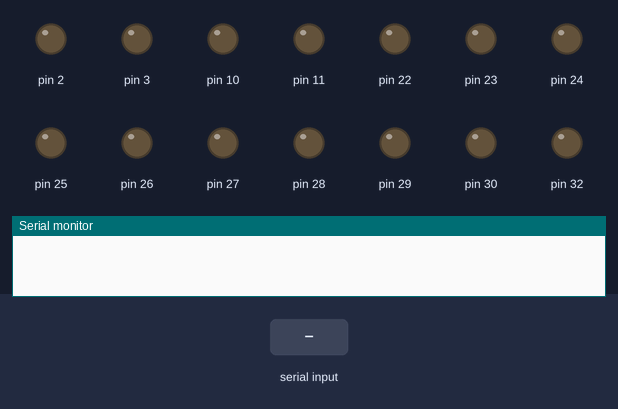
A sketch run on a simulated Arduino Mega 2560, built with avr-gcc and run on an emulated ATmega2560. On the bench: output pins drawn as LEDs (lit = HIGH), the last lines printed to the serial monitor. Inputs (shaded band) come from the test bench. Pins used as bus, display or sensor lines are not drawn.

Above: at 1.2 s.
1.3 s: "90 45\n" received over Serial
At 2.2 s:
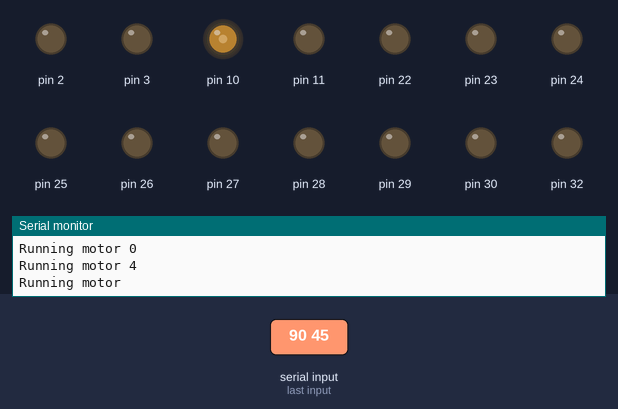
2.8 s: byte 32 (' ') received over Serial
At 3.3 s:
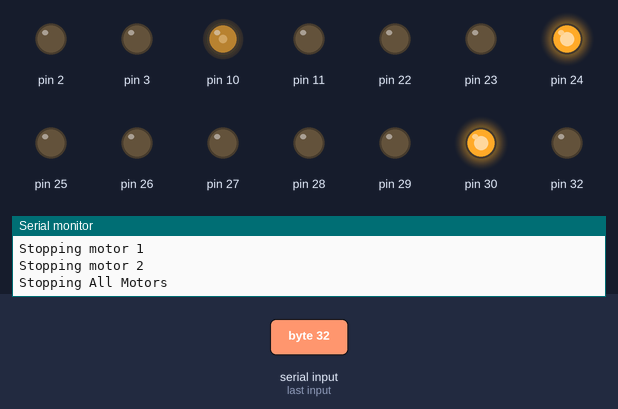
4.3 s: "f 45\n" received over Serial
At 4.6 s:
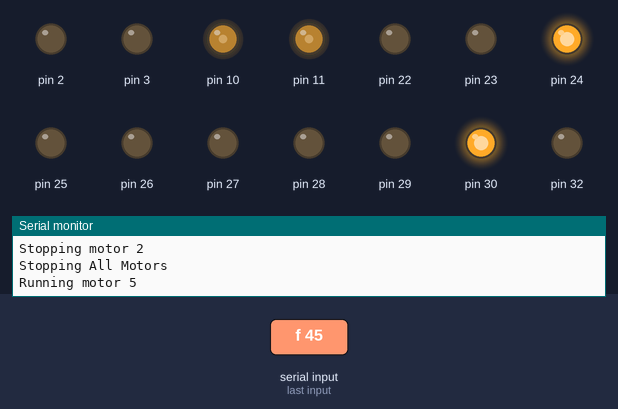
5.8 s: "30 150\n" received over Serial
At 6.8 s:
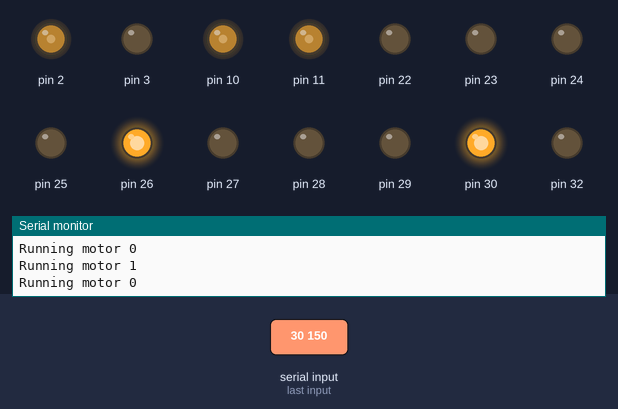
7.3 s: "200\n" received over Serial
At 7.9 s:
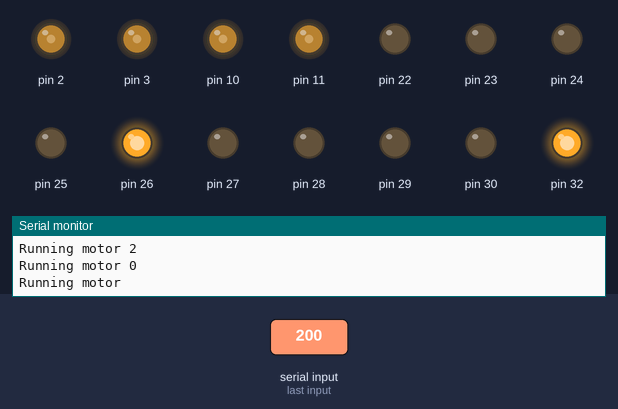
8.8 s: "g 45\n" received over Serial
At 9.1 s:
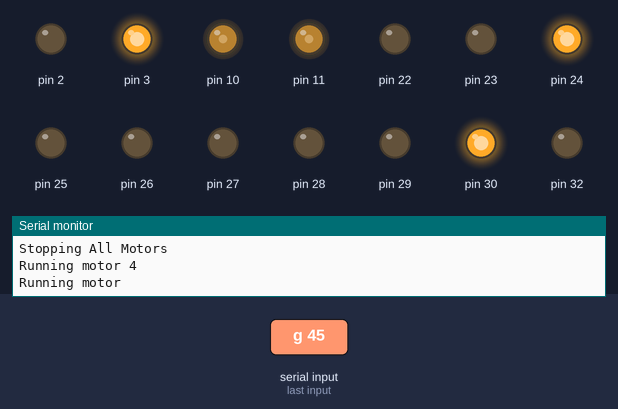
Timing chart, 0 to 11.3 s (numbered marks = the images above; inputs shaded):
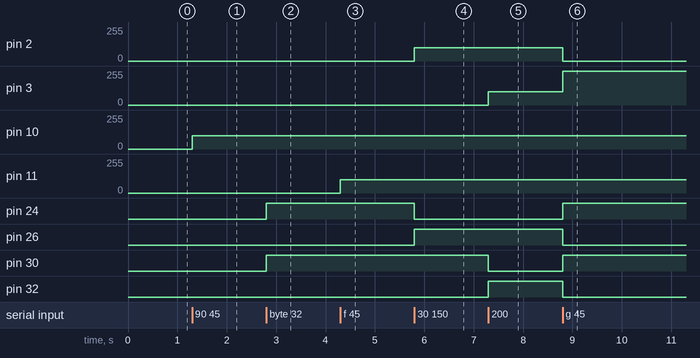

The sketch:

6Motor_Debug.ino
```cpp
/*
 *  MegaMotorDriver Debugger Code
 *  Wilson Ruotolo
 *  3/13/2020
 */

// Setup arrays for motor control pins
int pwmArray[13];
int digArray1[13];
int digArray2[13];

int num_motors = 2;

// Function prototypes
void runMotor(int motorSelect, int dir, int pwmVal);
void stopAll();

void setup() {

  // Setup all the digital direction setting pins according to current configuration
  for (int i = 22; i<54; i++) {
    pinMode(i, OUTPUT);
  }

    // Finger 1
  pwmArray[1] = 2;   pwmArray[2] = 3;
  digArray1[1]  = 24;   digArray2[1]  = 26;
  digArray1[2]  = 30;   digArray2[2]  = 32;

  // Finger 2
  pwmArray[3] = 11;   pwmArray[4] = 10;
  digArray1[3]  = 0;   digArray2[3]  = 1;
  digArray1[4]  = 2;   digArray2[4]  = 3;

  // Finger 3
  pwmArray[5] = 11;   pwmArray[6] = 10;
  digArray1[5]  = 0;   digArray2[5]  = 1;
  digArray1[6]  = 2;   digArray2[6]  = 3;

  // Start serial comms going at a chosen baud rate
  Serial.begin(115200);
}

char inChar;
char inDir = '1';
int readLength = 0;
int pwm1 = 0;
int mappedPWM = 0;
int curTime = millis();
int prevTime = millis();
int printInterval = 3000;
int pwmValArray[13];
int pwmDirArray[13]; // just for debugging

void loop() {
  if (Serial.available() > 0){
    inChar = Serial.read();
    Serial.read();
//    Serial.print("New Input: ");
//    Serial.print(inChar);
//    Serial.println("");

    if (inChar == ' '){
      stopAll();
    }
    else if (inChar == 'f'){
      inDir = 1;
      Serial.println("Setting direction to forward");
    }
    else if (inChar == 'b'){
      inDir = 0;
      Serial.println("Setting direction to backward");
    }
    else if (inChar == 'g'){
    }
    else{
      int motorNum = inChar - '0';
      int motorDir = inDir;
      runMotor(motorNum, motorDir, 100);

      Serial.print("Running motor ");
      Serial.print(inChar);
      Serial.println("");
    }
  }

}

void runMotor(int motorSelect, int dir, int pwmVal) {
  analogWrite(pwmArray[motorSelect], pwmVal);
  if (dir == 0) {
    digitalWrite(digArray1[motorSelect], HIGH);
    digitalWrite(digArray2[motorSelect], LOW);
  }
  else if (dir == 1) {
    digitalWrite(digArray1[motorSelect], LOW);
    digitalWrite(digArray2[motorSelect], HIGH);
  }
}

void stopAll() {
  for (int i = 1; i<=num_motors; i++) {
    runMotor(i,0,0);
    Serial.print("Stopping motor ");
    Serial.println(i);
  }
  Serial.println("Stopping All Motors");
}
```

Measured:
- after the input at 1.3 s, pin 10: 0/255 → 100/255 at once
- after the input at 2.8 s, pin 24, pin 30: LOW → HIGH at once
- after the input at 4.3 s, pin 11: 0/255 → 100/255 at once
- after the input at 5.8 s, pin 2: 0/255 → 100/255 at once; pin 24: HIGH → LOW at once; pin 26: LOW → HIGH at once
- after the input at 7.3 s, pin 3: 0/255 → 100/255 at once; pin 30: HIGH → LOW at once; pin 32: LOW → HIGH at once
- after the input at 8.8 s, pin 2: 100/255 → 0/255 at once; pin 3: 100/255 → 255/255 at once; pin 24, pin 30: LOW → HIGH at once; pin 26, pin 32: HIGH → LOW at once
